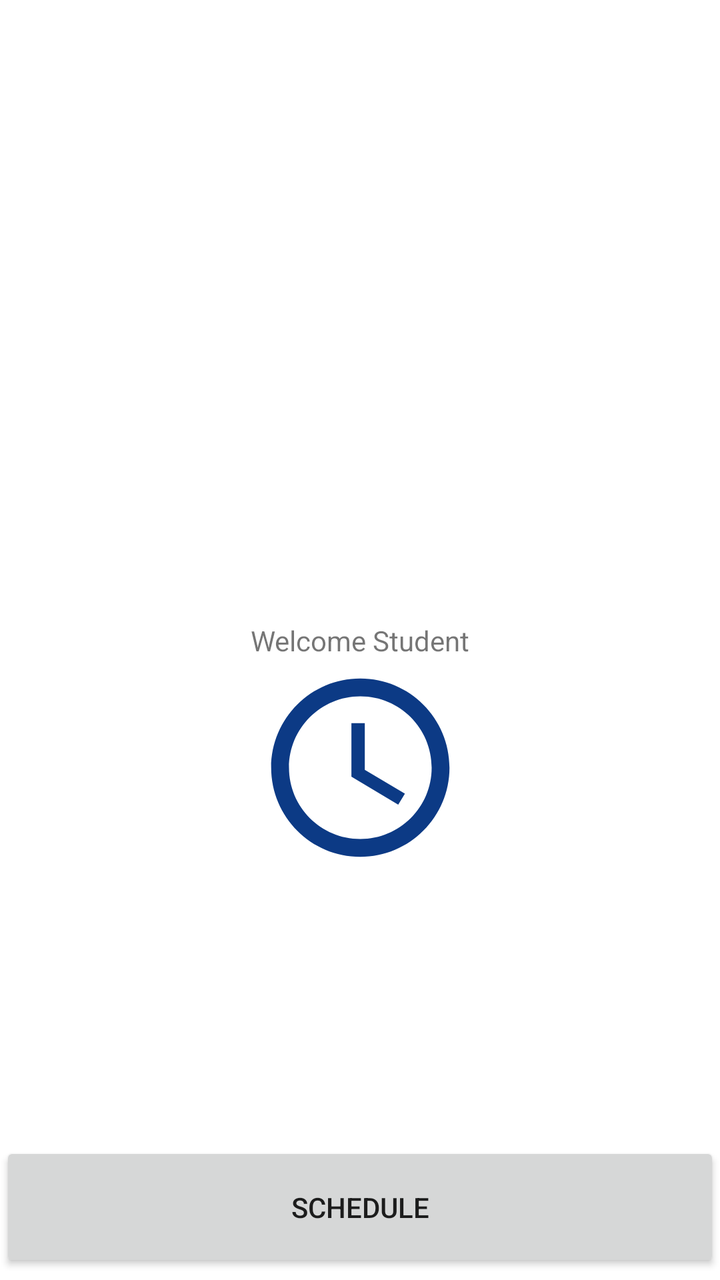
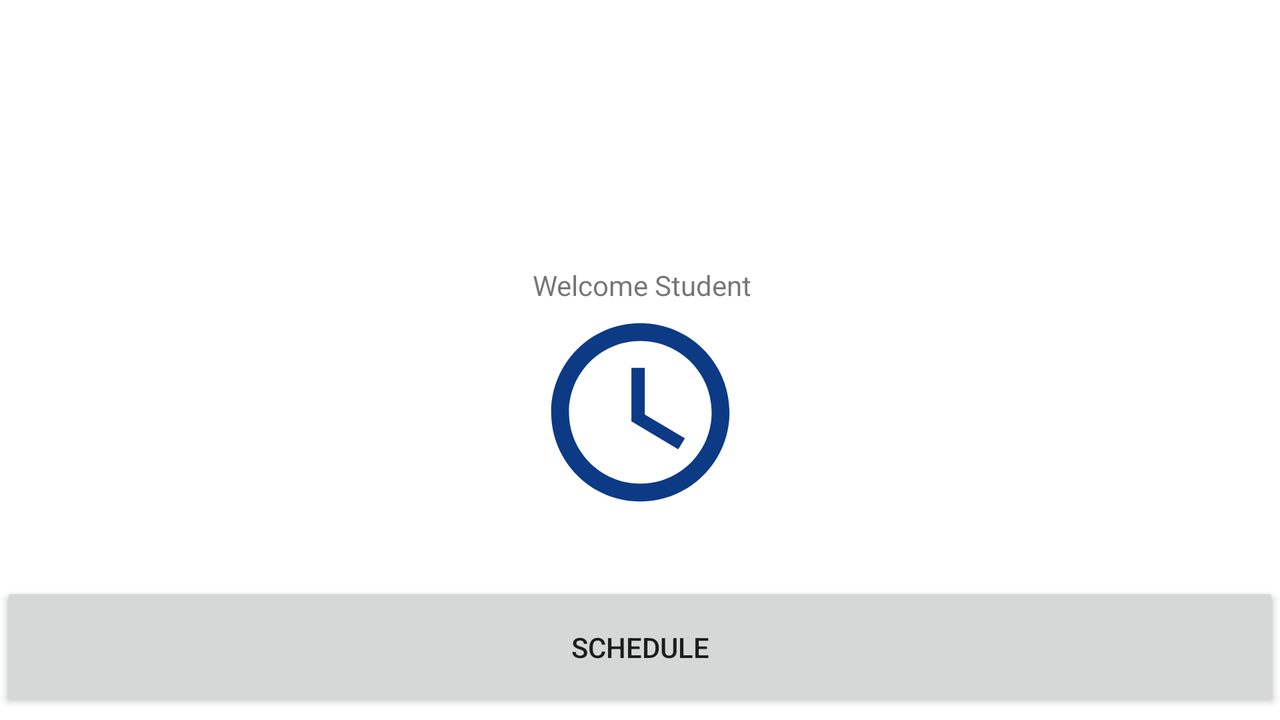

An Android layout and its configuration variant, each rendered on a device that would load it. The default file and the variant file are quoted in full after the pictures.
<!-- AndroidManifest.xml: application theme Theme.StudentScheduleApp -->
<!-- res/layout/activity_main.xml -->
<?xml version="1.0" encoding="utf-8"?>
<androidx.constraintlayout.widget.ConstraintLayout xmlns:android="http://schemas.android.com/apk/res/android"
    xmlns:app="http://schemas.android.com/apk/res-auto"
    xmlns:tools="http://schemas.android.com/tools"
    android:layout_width="match_parent"
    android:layout_height="match_parent"
    android:background="@color/white"
    tools:context=".UI.MainActivity">

    <TextView
        android:id="@+id/WelcomeText"
        android:layout_width="wrap_content"
        android:layout_height="wrap_content"
        android:text="Welcome Student"
        app:layout_constraintBottom_toBottomOf="parent"
        app:layout_constraintEnd_toEndOf="parent"
        app:layout_constraintStart_toStartOf="parent"
        app:layout_constraintTop_toTopOf="parent" />

    <ImageView
        android:id="@+id/imageView"
        android:layout_width="107dp"
        android:layout_height="108dp"
        app:srcCompat="@drawable/ic_baseline_schedule_24"
        app:layout_constraintTop_toBottomOf="@id/WelcomeText"
        app:layout_constraintLeft_toLeftOf="parent"
        app:layout_constraintRight_toRightOf="parent"
        tools:layout_editor_absoluteX="150dp"
        tools:layout_editor_absoluteY="385dp" />

    <Button
        android:id="@+id/button"
        android:layout_width="match_parent"
        android:layout_height="65dp"
        android:layout_marginBottom="4dp"
        android:text="Schedule"
        android:onClick="EnterScheduleApp"
        app:layout_constraintBottom_toBottomOf="parent"
        app:layout_constraintHorizontal_bias="0.0"
        app:layout_constraintLeft_toLeftOf="parent"
        app:layout_constraintRight_toRightOf="parent" />

</androidx.constraintlayout.widget.ConstraintLayout>
<!-- resources referenced by this layout -->
<resources>
  <color name="white">#FFFFFFFF</color>
  <!-- drawable ic_baseline_schedule_24 (drawable) -->
  <vector android:height="24dp" android:tint="#0c3a85"
      android:viewportHeight="24" android:viewportWidth="24"
      android:width="24dp" xmlns:android="http://schemas.android.com/apk/res/android">
      <path android:fillColor="@android:color/white" android:pathData="M11.99,2C6.47,2 2,6.48 2,12s4.47,10 9.99,10C17.52,22 22,17.52 22,12S17.52,2 11.99,2zM12,20c-4.42,0 -8,-3.58 -8,-8s3.58,-8 8,-8 8,3.58 8,8 -3.58,8 -8,8z"/>
      <path android:fillColor="@android:color/white" android:pathData="M12.5,7H11v6l5.25,3.15 0.75,-1.23 -4.5,-2.67z"/>
  </vector>
  <style name="Theme.StudentScheduleApp" parent="Theme.MaterialComponents.DayNight.DarkActionBar">
          
          <item name="colorPrimary">@color/navy</item>
          <item name="colorPrimaryVariant">@color/dark_navy</item>
          <item name="colorOnPrimary">@color/white</item>
          
          <item name="colorSecondary">@color/navy</item>
          <item name="colorSecondaryVariant">@color/dark_navy</item>
          <item name="colorOnSecondary">@color/white</item>
          
          <item name="android:statusBarColor" tools:targetApi="l">?attr/colorPrimaryVariant</item>
          
      </style>
  <color name="navy">#0c3a85</color>
  <color name="dark_navy">#031c45</color>
</resources>
<!-- res/layout-land/activity_main.xml (the author's variant of the layout above) -->
<!-- drawn on the phone turned sideways -->
<?xml version="1.0" encoding="utf-8"?>
<androidx.constraintlayout.widget.ConstraintLayout xmlns:android="http://schemas.android.com/apk/res/android"
    xmlns:app="http://schemas.android.com/apk/res-auto"
    xmlns:tools="http://schemas.android.com/tools"
    android:layout_width="match_parent"
    android:layout_height="match_parent"
    android:background="@color/white"
    tools:context=".UI.MainActivity">

    <ImageView
        android:id="@+id/imageView"
        android:layout_width="107dp"
        android:layout_height="108dp"
        app:layout_constraintLeft_toLeftOf="parent"
        app:layout_constraintRight_toRightOf="parent"
        app:layout_constraintTop_toBottomOf="@id/WelcomeText"
        app:srcCompat="@drawable/ic_baseline_schedule_24" />

    <TextView
        android:id="@+id/WelcomeText"
        android:layout_width="wrap_content"
        android:layout_height="wrap_content"
        android:text="Welcome Student"
        app:layout_constraintBottom_toBottomOf="parent"
        app:layout_constraintTop_toTopOf="parent"
        app:layout_constraintEnd_toEndOf="parent"
        app:layout_constraintHorizontal_bias="0.502"
        app:layout_constraintStart_toStartOf="parent"
        app:layout_constraintVertical_bias="0.39" />

    <Button
        android:id="@+id/enterApp"
        android:layout_width="match_parent"
        android:layout_height="65dp"
        android:layout_marginBottom="4dp"
        android:text="Schedule"
        android:onClick="enterApp"
        app:layout_constraintBottom_toBottomOf="parent"
        app:layout_constraintHorizontal_bias="0.0"
        app:layout_constraintLeft_toLeftOf="parent"
        app:layout_constraintRight_toRightOf="parent" />

</androidx.constraintlayout.widget.ConstraintLayout>
